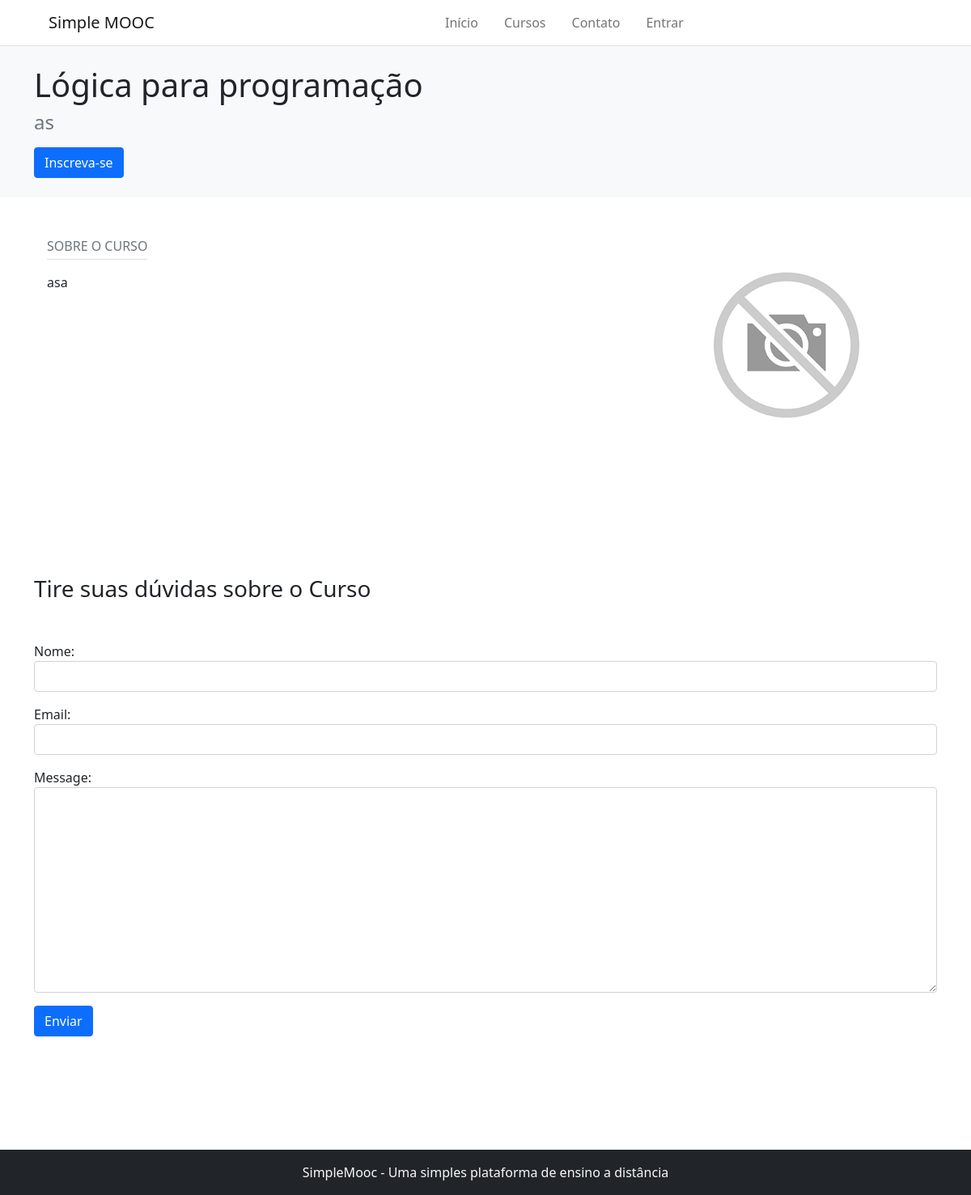
Page /course-detail/logica-para-programacao/ on the committed database.
### Courses/models.py (models this page shows, shortened)
class Course(models.Model):
    name_course = models.CharField(max_length=50, verbose_name='Nome do curso')
    slug_course = models.SlugField(verbose_name='Atalho')
    description_course = models.CharField(max_length=255, verbose_name='Descrição do curso')
    about_course = models.TextField(verbose_name='Sobre o curso')
    image_course = models.ImageField(upload_to='course_img/%Y/%m/%d', verbose_name='Imagem', null=True, blank=True)
    created_at = models.DateTimeField(auto_now_add= True, verbose_name='Data de criação')
    update_at = models.DateTimeField(auto_now=True, verbose_name='Data de atualização')
    objects = CourseManager()
    def __str__(self):
        return self.name_course
    class Meta:
        verbose_name = 'curso'
        verbose_name_plural = 'cursos'

### core/views.py (the view)
# urls.py: path('course-detail/<slug:slug>/', views.detail_course, name='detail-course'),
def detail_course(request, slug):
    course = get_object_or_404(Course, slug_course=slug)
    form = ContactCourse(request.POST or None)
    if request.method == 'POST':
        if form.is_valid():
            form = ContactCourse()
    return render(request, 'core/detail_course.html', {
        'course': course,
        'form': form,
    })

### core/forms.py (shortened to what this page needs)
class ContactCourse(forms.Form):
    name = forms.CharField(label='Nome', max_length=100, required=False, widget=forms.TextInput(
        attrs={'class': 'form-control'}
    ))
    email = forms.EmailField(label='Email', widget=forms.EmailInput(
        attrs={'class': 'form-control'}
    ))
    message = forms.CharField(label='Message', widget=forms.Textarea(
        attrs={'class': 'form-control'}
    ))

### core/templates/core/detail_course.html (shortened to what this page needs)
{% extends 'base.html' %}
{% load static %}
{% block 'content' %}
    {% include 'partials/_header.html' %}
    <div class="bg-light">
        <div class="container pt-4 pb-4">
            <h1 class="fs-1">{{ course }}</h1>
            <h2 class="text-muted fs-4">{{ course.description_course }}</h2>
            <button class="btn btn-primary mt-2">Inscreva-se</button>
        </div>
    </div>
    <div class="container card mt-5 border-0" style="max-width: 1140px; margin-bottom: 140px">
        <div class="row g-0">
            <div class="col-md-8">
                <div class="card-body py-0">
                    <p class="d-inline-block border-bottom text-uppercase text-muted pb-1">Sobre o Curso</p>
                    <p class="card-text">{{ course.about_course }}</p>
                </div>
            </div>
            <div class="col-md-4">
                {% if course.image_course %}
                    <img src="{{ course.image_course.url }}" class="img-fluid rounded-start" alt="{{ course.name_course }}">
                {% else %}
                    <img src="{% static 'img/unnamed.png' %}" class="img-fluid rounded-start" alt="{{ course.name_course }}">
                {% endif %}
            </div>
        </div>
        <div id="form-contact" style="margin-top: 150px">
            <h1 class="fs-3 mb-5">Tire suas dúvidas sobre o Curso</h1>
            <form method="post" action="#form-contact">
                {% for field in form %}
                    <p>
                        {{ field.label_tag }}
                        {{ field }}
                    </p>
                {% endfor %}
                <button type="submit" class="btn btn-primary">Enviar</button>
            </form>
        </div>
    </div>
    {% include 'partials/_footer.html' %}
{% endblock %}

### rows in the picture
Course: name_course "Lógica para programação", description_course "as", about_course "asa"

### other values in the picture
{{ field.label_tag }} "Nome:" "Email:" "Message:"
